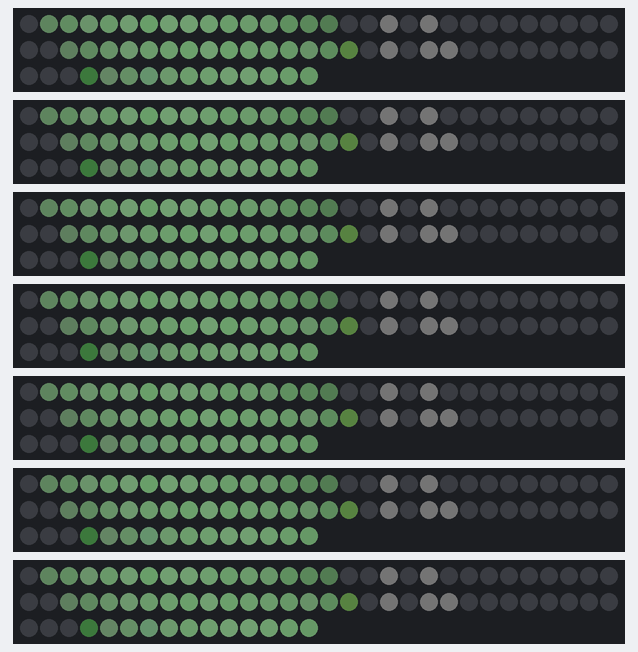
Recording of a sketch running on a simulated Arduino Uno, built with avr-gcc and run on an emulated ATmega328P. On the bench: 7 × 75 RGB LEDs in strip order, left to right, continuing on the next row. Dim RGB values are drawn brighter than linear; random numbers use the default seed unless the sketch sets one.

Above: at 0.15 s.
At 5.06 s:
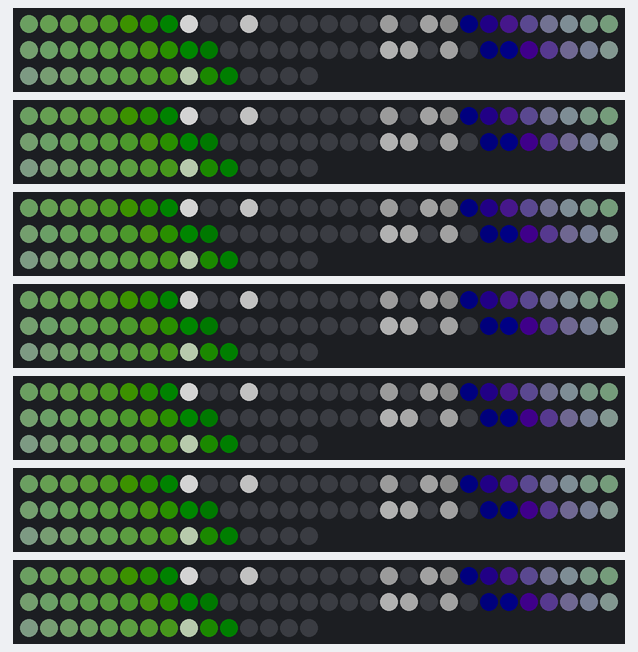
At 10.03 s:
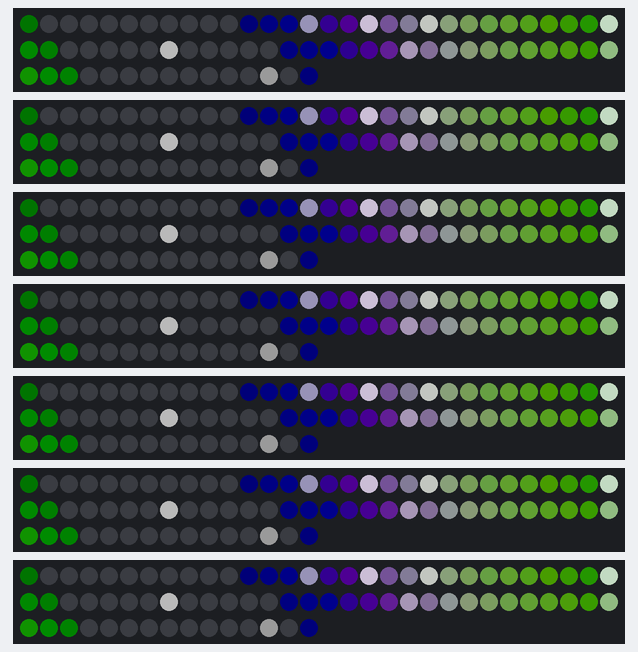
At 20.04 s:
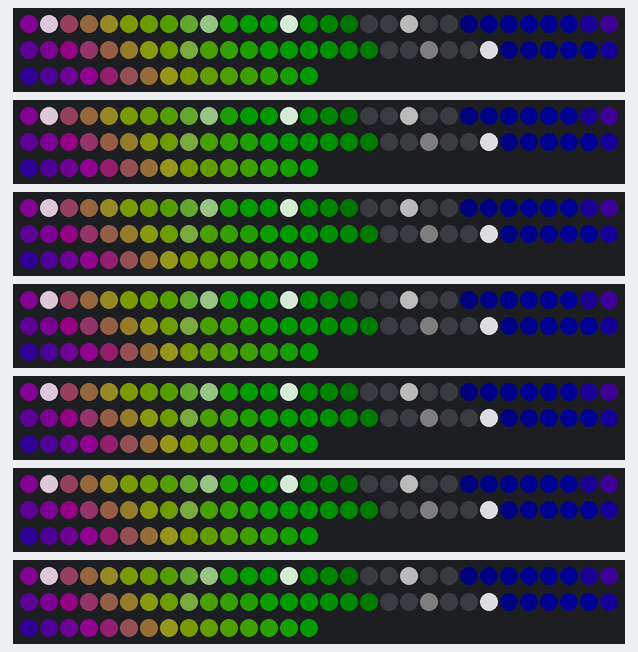
At 29.99 s:
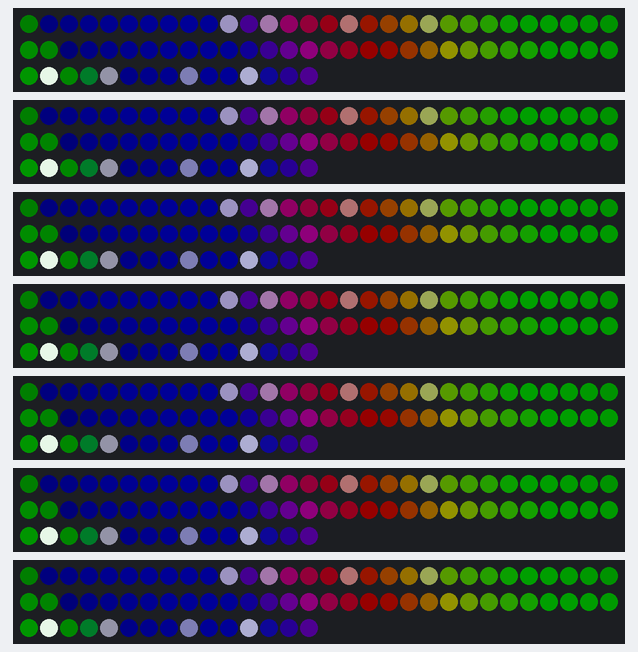
At 39.84 s:
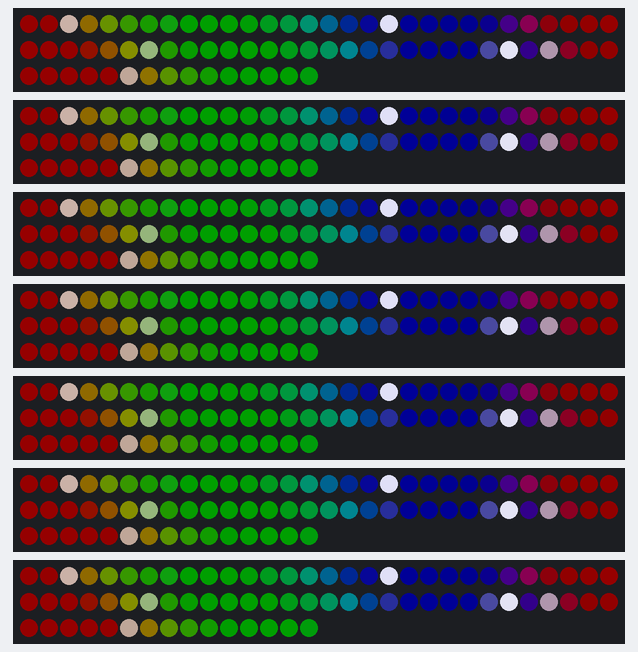

The sketch:

twinkles.ino
```cpp
#include "FastLED.h"

#define NUM_LEDS 75

// range 0-255
#define BRIGHTNESS 255

CRGB leds[NUM_LEDS];

struct Twinkle {
  long duration;
  float intensity;
  long darkInterval;
  long startTime;
  int ledNum;
};

#define NUM_TWINKLES 10

struct Twinkle twinkles[NUM_TWINKLES];

void setup() {
  // save memory by reusing the same data on all strips
  FastLED.addLeds<NEOPIXEL, 0>(leds, NUM_LEDS);
  FastLED.addLeds<NEOPIXEL, 1>(leds, NUM_LEDS);
  FastLED.addLeds<NEOPIXEL, 2>(leds, NUM_LEDS);
  FastLED.addLeds<NEOPIXEL, 3>(leds, NUM_LEDS);
  FastLED.addLeds<NEOPIXEL, 4>(leds, NUM_LEDS);
  FastLED.addLeds<NEOPIXEL, 5>(leds, NUM_LEDS);
  FastLED.addLeds<NEOPIXEL, 6>(leds, NUM_LEDS);
  Serial.begin(9600);

  for (int i=0; i<NUM_LEDS; i++) {
    leds[i] = 0;
  }

  for (int i=0; i<NUM_TWINKLES; i++) {
    initializeTwinkle(twinkles, i);
  }
}

void loop() {
  for (int i=0; i<NUM_LEDS; i++) {
    leds[i] = CRGB::Black;
  }

  twinkly(1);
  bisexual(sin(10000 + (millis() / 60000))+1);

  FastLED.show();
//  delay(10);
}

bool ledOccupied(Twinkle twinkles[], int ledNum) {
  for (int i=0; i<NUM_TWINKLES; i++) {
    if (twinkles[i].ledNum == ledNum) {
      return true;
    }
  }

  return false;
}

void initializeTwinkle(Twinkle twinkles[], int i) {
  twinkles[i].duration = random(2000, 10000);
  int ledNum = random(0, NUM_LEDS);
  do {
    ledNum += 1;
  } while (ledOccupied(twinkles, ledNum));
  twinkles[i].ledNum = ledNum;

  twinkles[i].intensity = random(BRIGHTNESS / 2, BRIGHTNESS);
  twinkles[i].startTime = millis();
  twinkles[i].darkInterval = random(0, 1000);
}

void twinkly(float factor) {
  for (int i=0; i<NUM_TWINKLES; i++) {
    Twinkle twinkle = twinkles[i];
    float age = millis() - twinkle.startTime;
    float maxAge = twinkle.duration + twinkle.darkInterval;
    if (age > maxAge+10) {
      initializeTwinkle(twinkles, i);
      continue;
    }

    float maxPt = twinkle.duration * 0.5;
    float b = max(0, (1.0 - (abs(age - maxPt) / maxPt)) * (float)twinkle.intensity);

    leds[twinkle.ledNum] += CHSV(0, 0, b * factor);
    if (i == 10) {
      Serial.println(b);
    }
  }
}

void bisexual(float factor) {
  for (int i=0; i<NUM_LEDS; i++) {
    double b = 32 * max(0, sin((i * 0.2) + (millis() * 0.00042)));
    double r = 32 * max(0, sin((i * 0.2) + (millis() * 0.00036)));
    double g = 32 * max(0, sin((i * 0.2) + (millis() * 0.00031)));

  //      Serial.println(g);
    leds[i] += CRGB(
      r * factor,
      g,
      b * factor
    );
  }
}
```
